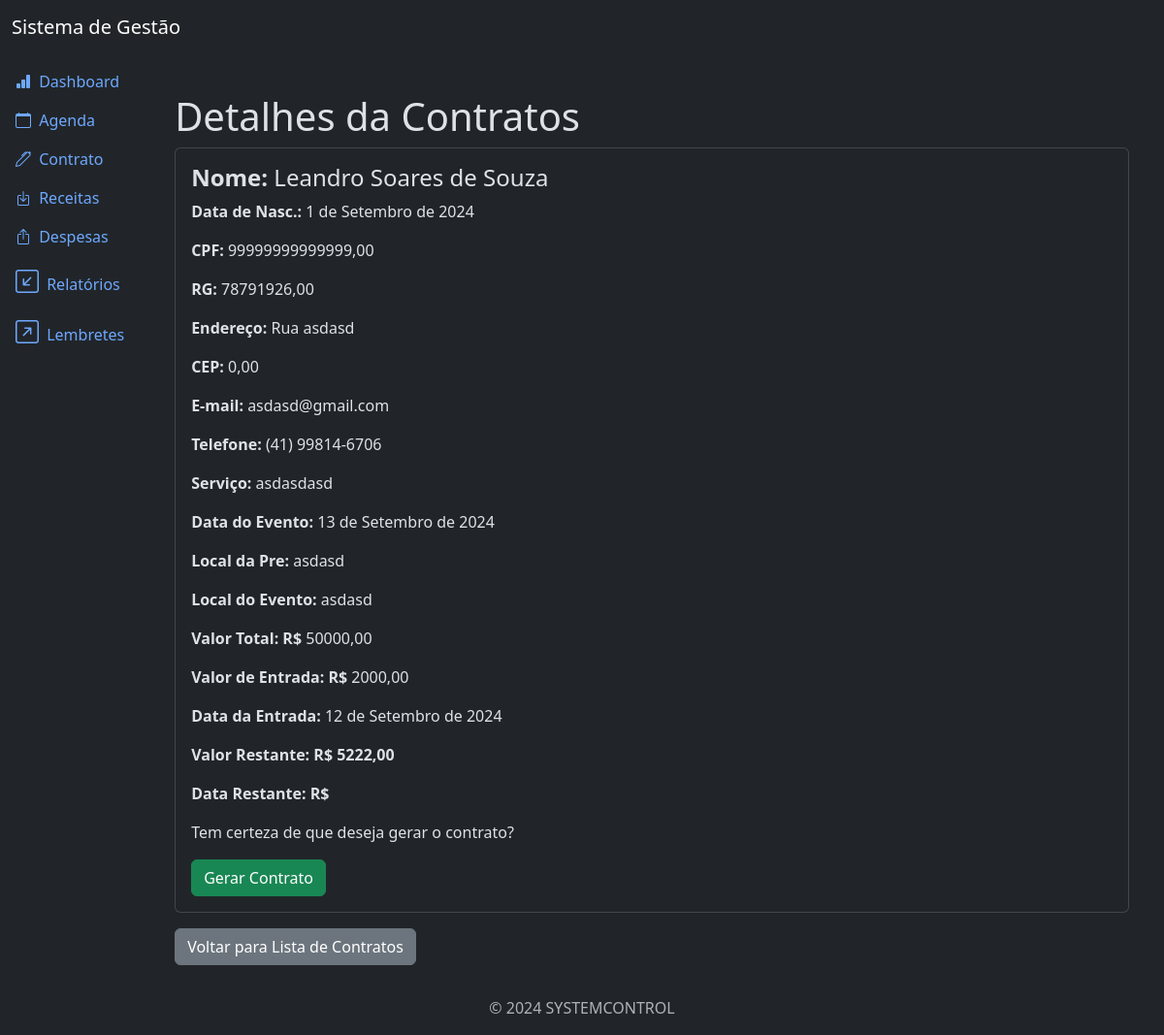
The app's page /contract/1/detail/ (signed in) with its own data.
### contract/models.py (models this page shows, shortened)
class Contract(models.Model):
    name = models.CharField(max_length=500, null=True, blank=True)
    date_birth = models.DateField(null=True, blank=True)
    cpf = models.DecimalField(max_digits=20, decimal_places=2, null=True, blank=True)
    rg = models.DecimalField(max_digits=20, decimal_places=2, null=True, blank=True)
    adress = models.CharField(max_length=200, null=True, blank=True)
    cep = models.DecimalField(max_digits=20, decimal_places=2, null=True, blank=True)
    mailbox = models.EmailField(max_length=500, null=True, blank=True)
    phone = models.CharField(max_length=20, null=True, blank=True)
    service = models.TextField(null=True, blank=True)
    event_date = models.DateField(null=True, blank=True)
    local_pre = models.CharField(max_length=500, null=True, blank=True)
    event_local = models.CharField(max_length=500, null=True, blank=True)
    total_price = models.DecimalField(max_digits=20, decimal_places=2, null=True, blank=True)
    input_value = models.DecimalField(max_digits=20, decimal_places=2, null=True, blank=True)
    input_date = models.DateField(null=True, blank=True)
    residual_value = models.DecimalField(max_digits=20, decimal_places=2, null=True, blank=True)
    residual_date = models.DateField(null=True, blank=True)
    created_at = models.DateTimeField(auto_now_add=True)
    update_at = models.DateTimeField(auto_now=True)
    class Meta:
        ordering = ['name']

### contract/views.py (the view)
# urls.py: path('contract/<int:pk>/detail/', views.ContractDetailView.as_view(), name='contract_detail'),
class ContractDetailView(LoginRequiredMixin, PermissionRequiredMixin, DetailView):
    model = models.Contract
    template_name = 'contract_detail.html'
    permission_required = 'contract.view_contract'

### contract/templates/contract_detail.html (shortened to what this page needs)
{% extends 'base.html' %}
{% block content %}
<div class="container mt-4">
    <h3 class="display-6">Detalhes da Contratos</h3>
    <div class="card">
        <div class="card-body">
            <h4 class="card-title"><strong>Nome: </strong>{{ object.name }}</h4>
            <p class="card-text"><strong>Data de Nasc.: </strong>{{ object.date_birth }}</p>
            <p class="card-text"><strong>CPF: </strong>{{ object.cpf }}</p>
            <p class="card-text"><strong>RG: </strong>{{ object.rg }}</p>
            <p class="card-text"><strong>Endereço: </strong>{{ object.adress }}</p>
            <p class="card-text"><strong>CEP: </strong>{{ object.cep }}</p>
            <p class="card-text"><strong>E-mail: </strong>{{ object.mailbox }}</p>
            <p class="card-text"><strong>Telefone: </strong>{{ object.phone }}</p>
            <p class="card-text"><strong>Serviço: </strong>{{ object.service }}</p>
            <p class="card-text"><strong>Data do Evento: </strong>{{ object.event_date }}</p>
            <p class="card-text"><strong>Local da Pre: </strong>{{ object.local_pre }}</p>
            <p class="card-text"><strong>Local do Evento: </strong>{{ object.event_local }}</p>
            <p class="card-text"><strong>Valor Total: R$ </strong>{{ object.total_price }}</p>
            <p class="card-text"><strong>Valor de Entrada: R$ </strong>{{ object.input_value }}</p>
            <p class="card-text"><strong>Data da Entrada: </strong>{{ object.input_date }}</p>
            <p class="card-text"><strong>Valor Restante: R$ {{ object.residual_value }}</strong></p>
            <p class="card-text"><strong>Data Restante: R$ {{ object.date }}</strong></p>
            <p class="card-text">Tem certeza de que deseja gerar o contrato?</p>
            <form method="post">
            <button type="submit" class="btn btn-success">Gerar Contrato</button>
            </form>
        </div>
    </div>
    <a href="{% url 'contract_list' %}" class="btn btn-secondary mt-3">Voltar para Lista de Contratos</a>
</div>
{% endblock %}

### records on screen
Contract: name "Leandro Soares de Souza", date_birth "1 de Setembro de 2024", cpf "99999999999999,00", rg "78791926,00", adress "Rua asdasd", cep "0,00", mailbox "asdasd@gmail.com", phone "(41) 99814-6706", service "asdasdasd", event_date "13 de Setembro de 2024", local_pre "asdasd", event_local "asdasd", total_price "50000,00", input_value "2000,00", input_date "12 de Setembro de 2024", residual_value "5222,00"
